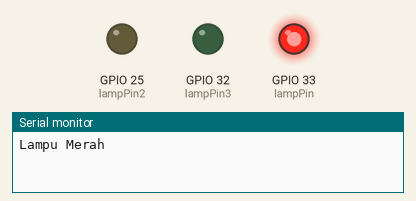
Recording of a program running on a simulated ESP32. On the bench: output pins drawn as LEDs (lit = HIGH), the last lines printed to the serial monitor.

Above: at 5.0 s.
At 15.0 s:
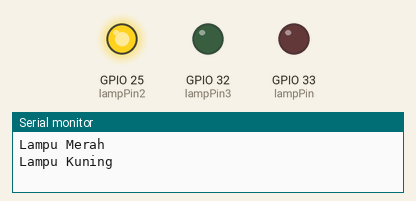
At 25.0 s:
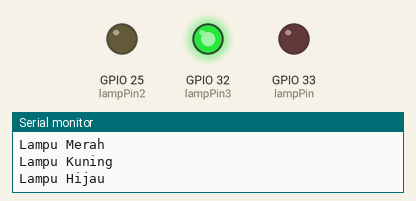
Timing chart, 0 to 39.0 s (numbered marks = the images above):
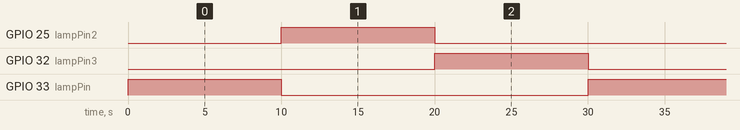

Measured:
- by itself, GPIO 25 (lampPin2), GPIO 32 (lampPin3), GPIO 33 (lampPin): alternates HIGH for 10.0 s and LOW for 20.0 s
- by itself, everything shown: repeats every 30.0 s, in 3 steps

The program:

main.cpp
```cpp
#include <Arduino.h>

const int lampPin = 33;  //Merah
const int lampPin2 = 25; //Kuning
const int lampPin3 =  32; //hijau

void setup() {
  pinMode(lampPin, OUTPUT);
  pinMode(lampPin2, OUTPUT);
  pinMode(lampPin3, OUTPUT);
}

void loop() {
  Serial.println("Lampu Merah");
  digitalWrite(lampPin, HIGH);
  digitalWrite(lampPin2, LOW);
   digitalWrite(lampPin3, LOW);
  delay(10000);

  Serial.println("Lampu Kuning");
  digitalWrite(lampPin, LOW);
  digitalWrite(lampPin2, HIGH);
  digitalWrite(lampPin3, LOW);
  delay(10000);

  Serial.println("Lampu Hijau");
  digitalWrite(lampPin, LOW);
  digitalWrite(lampPin2, LOW);
  digitalWrite(lampPin3, HIGH);
  delay(10000);
}
```
